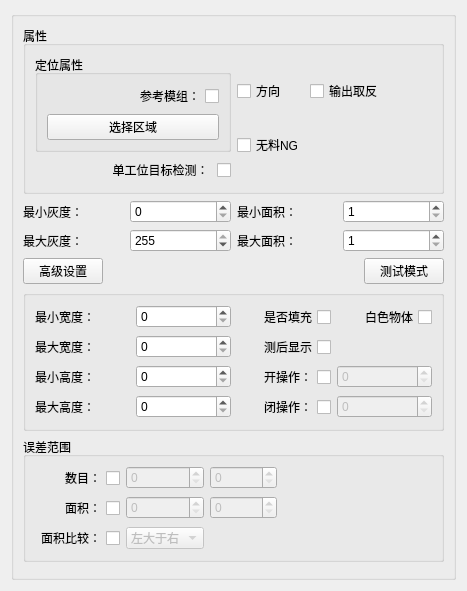
<?xml version="1.0" encoding="UTF-8"?>
<ui version="4.0">
 <class>orientAreaWidget</class>
 <widget class="QWidget" name="orientAreaWidget">
  <property name="geometry">
   <rect>
    <x>0</x>
    <y>0</y>
    <width>467</width>
    <height>591</height>
   </rect>
  </property>
  <property name="windowTitle">
   <string>orientAreaWidget</string>
  </property>
  <layout class="QGridLayout" name="gridLayout_7">
   <item row="0" column="0">
    <widget class="QGroupBox" name="groupBox_7">
     <property name="title">
      <string/>
     </property>
     <layout class="QGridLayout" name="gridLayout_6">
      <item row="0" column="0">
       <widget class="QGroupBox" name="groupBox">
        <property name="title">
         <string>属性</string>
        </property>
        <layout class="QGridLayout" name="gridLayout_2">
         <item row="0" column="0">
          <layout class="QVBoxLayout" name="verticalLayout_2">
           <item>
            <widget class="QGroupBox" name="groupBox_2">
             <property name="title">
              <string>定位属性</string>
             </property>
             <layout class="QGridLayout" name="gridLayout_8">
              <item row="0" column="0">
               <widget class="QCheckBox" name="cb_useRefer">
                <property name="layoutDirection">
                 <enum>Qt::RightToLeft</enum>
                </property>
                <property name="text">
                 <string>参考模组：</string>
                </property>
               </widget>
              </item>
              <item row="1" column="0">
               <widget class="QPushButton" name="bt_selectROI">
                <property name="text">
                 <string>选择区域</string>
                </property>
                <property name="checkable">
                 <bool>true</bool>
                </property>
               </widget>
              </item>
             </layout>
            </widget>
           </item>
           <item>
            <widget class="QCheckBox" name="cb_findTarget">
             <property name="layoutDirection">
              <enum>Qt::RightToLeft</enum>
             </property>
             <property name="text">
              <string>单工位目标检测： </string>
             </property>
            </widget>
           </item>
          </layout>
         </item>
         <item row="0" column="1">
          <layout class="QGridLayout" name="gridLayout">
           <item row="1" column="0">
            <widget class="QCheckBox" name="cb_noneValid">
             <property name="text">
              <string>无料NG</string>
             </property>
            </widget>
           </item>
           <item row="0" column="1" colspan="2">
            <widget class="QCheckBox" name="cb_reverse">
             <property name="text">
              <string>输出取反</string>
             </property>
            </widget>
           </item>
           <item row="0" column="0">
            <widget class="QCheckBox" name="cb_useDir">
             <property name="text">
              <string>方向</string>
             </property>
            </widget>
           </item>
          </layout>
         </item>
        </layout>
       </widget>
      </item>
      <item row="1" column="0">
       <layout class="QGridLayout" name="gridLayout_4">
        <item row="0" column="0">
         <widget class="QLabel" name="label_11">
          <property name="text">
           <string>最小灰度：</string>
          </property>
         </widget>
        </item>
        <item row="0" column="1">
         <widget class="QSpinBox" name="sp_grayMin">
          <property name="maximum">
           <number>255</number>
          </property>
         </widget>
        </item>
        <item row="0" column="2">
         <widget class="QLabel" name="label_12">
          <property name="text">
           <string>最小面积：</string>
          </property>
         </widget>
        </item>
        <item row="0" column="3">
         <widget class="QSpinBox" name="sp_areaMin">
          <property name="buttonSymbols">
           <enum>QAbstractSpinBox::UpDownArrows</enum>
          </property>
          <property name="minimum">
           <number>1</number>
          </property>
          <property name="maximum">
           <number>1000000</number>
          </property>
         </widget>
        </item>
        <item row="1" column="0">
         <widget class="QLabel" name="label_14">
          <property name="text">
           <string>最大灰度：</string>
          </property>
         </widget>
        </item>
        <item row="1" column="1">
         <widget class="QSpinBox" name="sp_grayMax">
          <property name="maximum">
           <number>255</number>
          </property>
          <property name="value">
           <number>255</number>
          </property>
         </widget>
        </item>
        <item row="1" column="2">
         <widget class="QLabel" name="label_13">
          <property name="text">
           <string>最大面积：</string>
          </property>
         </widget>
        </item>
        <item row="1" column="3">
         <widget class="QSpinBox" name="sp_areaMax">
          <property name="buttonSymbols">
           <enum>QAbstractSpinBox::UpDownArrows</enum>
          </property>
          <property name="minimum">
           <number>1</number>
          </property>
          <property name="maximum">
           <number>1000000</number>
          </property>
         </widget>
        </item>
       </layout>
      </item>
      <item row="2" column="0">
       <layout class="QHBoxLayout" name="horizontalLayout_3">
        <item>
         <widget class="QPushButton" name="bt_advance">
          <property name="text">
           <string>高级设置</string>
          </property>
          <property name="checkable">
           <bool>true</bool>
          </property>
         </widget>
        </item>
        <item>
         <spacer name="horizontalSpacer_2">
          <property name="orientation">
           <enum>Qt::Horizontal</enum>
          </property>
          <property name="sizeHint" stdset="0">
           <size>
            <width>40</width>
            <height>20</height>
           </size>
          </property>
         </spacer>
        </item>
        <item>
         <widget class="QPushButton" name="bt_test">
          <property name="text">
           <string>测试模式</string>
          </property>
          <property name="checkable">
           <bool>true</bool>
          </property>
         </widget>
        </item>
       </layout>
      </item>
      <item row="3" column="0">
       <widget class="QGroupBox" name="grp_advance">
        <property name="title">
         <string/>
        </property>
        <layout class="QGridLayout" name="gridLayout_5">
         <item row="0" column="3">
          <widget class="QCheckBox" name="cb_whiteGuy">
           <property name="layoutDirection">
            <enum>Qt::RightToLeft</enum>
           </property>
           <property name="text">
            <string>白色物体</string>
           </property>
          </widget>
         </item>
         <item row="3" column="3">
          <widget class="QSpinBox" name="sp_close">
           <property name="enabled">
            <bool>false</bool>
           </property>
           <property name="buttonSymbols">
            <enum>QAbstractSpinBox::UpDownArrows</enum>
           </property>
           <property name="maximum">
            <number>10000</number>
           </property>
          </widget>
         </item>
         <item row="1" column="0">
          <widget class="QLabel" name="label_19">
           <property name="text">
            <string>最大宽度：</string>
           </property>
          </widget>
         </item>
         <item row="1" column="1">
          <widget class="QSpinBox" name="sp_widthMax">
           <property name="buttonSymbols">
            <enum>QAbstractSpinBox::UpDownArrows</enum>
           </property>
           <property name="maximum">
            <number>10000</number>
           </property>
          </widget>
         </item>
         <item row="0" column="1">
          <widget class="QSpinBox" name="sp_widthMin">
           <property name="buttonSymbols">
            <enum>QAbstractSpinBox::UpDownArrows</enum>
           </property>
           <property name="maximum">
            <number>10000</number>
           </property>
          </widget>
         </item>
         <item row="2" column="0">
          <widget class="QLabel" name="label_16">
           <property name="text">
            <string>最小高度：</string>
           </property>
          </widget>
         </item>
         <item row="2" column="2">
          <widget class="QCheckBox" name="cb_open">
           <property name="layoutDirection">
            <enum>Qt::RightToLeft</enum>
           </property>
           <property name="text">
            <string>开操作：</string>
           </property>
          </widget>
         </item>
         <item row="1" column="2">
          <widget class="QCheckBox" name="cb_showRegion">
           <property name="layoutDirection">
            <enum>Qt::RightToLeft</enum>
           </property>
           <property name="text">
            <string>测后显示</string>
           </property>
          </widget>
         </item>
         <item row="2" column="3">
          <widget class="QSpinBox" name="sp_open">
           <property name="enabled">
            <bool>false</bool>
           </property>
           <property name="buttonSymbols">
            <enum>QAbstractSpinBox::UpDownArrows</enum>
           </property>
           <property name="maximum">
            <number>10000</number>
           </property>
          </widget>
         </item>
         <item row="3" column="1">
          <widget class="QSpinBox" name="sp_heightMax">
           <property name="buttonSymbols">
            <enum>QAbstractSpinBox::UpDownArrows</enum>
           </property>
           <property name="maximum">
            <number>10000</number>
           </property>
          </widget>
         </item>
         <item row="2" column="1">
          <widget class="QSpinBox" name="sp_heightMin">
           <property name="buttonSymbols">
            <enum>QAbstractSpinBox::UpDownArrows</enum>
           </property>
           <property name="maximum">
            <number>10000</number>
           </property>
          </widget>
         </item>
         <item row="0" column="2">
          <widget class="QCheckBox" name="cb_fillUp">
           <property name="layoutDirection">
            <enum>Qt::RightToLeft</enum>
           </property>
           <property name="text">
            <string>是否填充</string>
           </property>
          </widget>
         </item>
         <item row="3" column="2">
          <widget class="QCheckBox" name="cb_close">
           <property name="layoutDirection">
            <enum>Qt::RightToLeft</enum>
           </property>
           <property name="text">
            <string>闭操作：</string>
           </property>
          </widget>
         </item>
         <item row="0" column="0">
          <widget class="QLabel" name="label_18">
           <property name="text">
            <string>最小宽度：</string>
           </property>
          </widget>
         </item>
         <item row="3" column="0">
          <widget class="QLabel" name="label_17">
           <property name="text">
            <string>最大高度：</string>
           </property>
          </widget>
         </item>
        </layout>
       </widget>
      </item>
      <item row="4" column="0">
       <widget class="QGroupBox" name="groupBox_6">
        <property name="title">
         <string>误差范围</string>
        </property>
        <layout class="QGridLayout" name="gridLayout_3">
         <item row="0" column="0">
          <widget class="QCheckBox" name="cb_errCount">
           <property name="layoutDirection">
            <enum>Qt::RightToLeft</enum>
           </property>
           <property name="text">
            <string>数目：</string>
           </property>
          </widget>
         </item>
         <item row="0" column="1" colspan="2">
          <widget class="QSpinBox" name="sp_errCountMin">
           <property name="enabled">
            <bool>false</bool>
           </property>
          </widget>
         </item>
         <item row="1" column="0">
          <widget class="QCheckBox" name="cb_errArea">
           <property name="layoutDirection">
            <enum>Qt::RightToLeft</enum>
           </property>
           <property name="text">
            <string>面积：</string>
           </property>
          </widget>
         </item>
         <item row="1" column="1" colspan="2">
          <widget class="QSpinBox" name="sp_errAreaMin">
           <property name="enabled">
            <bool>false</bool>
           </property>
           <property name="buttonSymbols">
            <enum>QAbstractSpinBox::UpDownArrows</enum>
           </property>
           <property name="maximum">
            <number>1000000</number>
           </property>
          </widget>
         </item>
         <item row="2" column="4">
          <spacer name="horizontalSpacer">
           <property name="orientation">
            <enum>Qt::Horizontal</enum>
           </property>
           <property name="sizeHint" stdset="0">
            <size>
             <width>86</width>
             <height>20</height>
            </size>
           </property>
          </spacer>
         </item>
         <item row="2" column="0">
          <widget class="QCheckBox" name="cb_areaCompare">
           <property name="layoutDirection">
            <enum>Qt::RightToLeft</enum>
           </property>
           <property name="text">
            <string>面积比较：</string>
           </property>
          </widget>
         </item>
         <item row="1" column="3">
          <widget class="QSpinBox" name="sp_errAreaMax">
           <property name="enabled">
            <bool>false</bool>
           </property>
           <property name="buttonSymbols">
            <enum>QAbstractSpinBox::UpDownArrows</enum>
           </property>
           <property name="maximum">
            <number>1000000</number>
           </property>
          </widget>
         </item>
         <item row="0" column="3">
          <widget class="QSpinBox" name="sp_errCountMax">
           <property name="enabled">
            <bool>false</bool>
           </property>
          </widget>
         </item>
         <item row="0" column="4">
          <spacer name="horizontalSpacer_3">
           <property name="orientation">
            <enum>Qt::Horizontal</enum>
           </property>
           <property name="sizeHint" stdset="0">
            <size>
             <width>40</width>
             <height>20</height>
            </size>
           </property>
          </spacer>
         </item>
         <item row="1" column="4">
          <spacer name="horizontalSpacer_8">
           <property name="orientation">
            <enum>Qt::Horizontal</enum>
           </property>
           <property name="sizeHint" stdset="0">
            <size>
             <width>40</width>
             <height>20</height>
            </size>
           </property>
          </spacer>
         </item>
         <item row="2" column="1" colspan="2">
          <widget class="QComboBox" name="cob_areaCompare">
           <property name="enabled">
            <bool>false</bool>
           </property>
           <item>
            <property name="text">
             <string>左大于右</string>
            </property>
           </item>
           <item>
            <property name="text">
             <string>右大于左</string>
            </property>
           </item>
          </widget>
         </item>
        </layout>
       </widget>
      </item>
      <item row="5" column="0">
       <spacer name="verticalSpacer">
        <property name="orientation">
         <enum>Qt::Vertical</enum>
        </property>
        <property name="sizeHint" stdset="0">
         <size>
          <width>20</width>
          <height>1</height>
         </size>
        </property>
       </spacer>
      </item>
     </layout>
    </widget>
   </item>
  </layout>
 </widget>
 <resources/>
 <connections/>
</ui>
